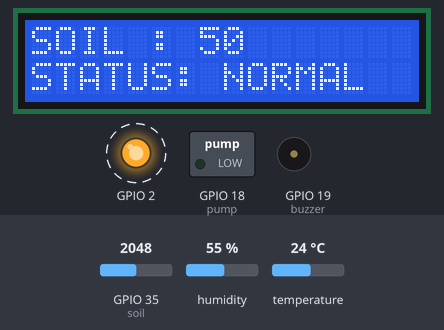
This sketch was run on a simulated ESP32. On the bench: 16×2 character LCD, switched loads named in the sketch (green lamp = pin HIGH), output pins drawn as LEDs (lit = HIGH), buzzer (waves = sounding, pin HIGH). Dashed ring = blinking. The inputs (shaded band) are chosen by the test bench; at power-on: GPIO 35 (soil) = 2048, humidity 55 %, temperature 24 °C. WiFi joins after 1.5 s; servers stay silent unless stated; what the sketch prints to the serial monitor is not drawn.

Above: at 7.3 s.
7.4 s: GPIO 35 (soil) set to 2817
At 9.49 s:
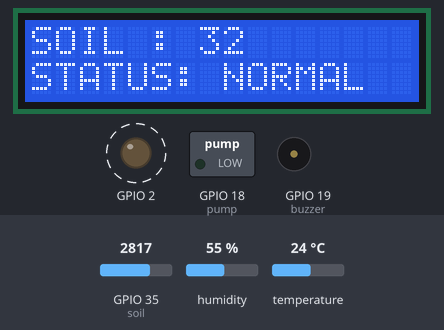
10.0 s: GPIO 35 (soil) set to 2911
At 12.89 s:
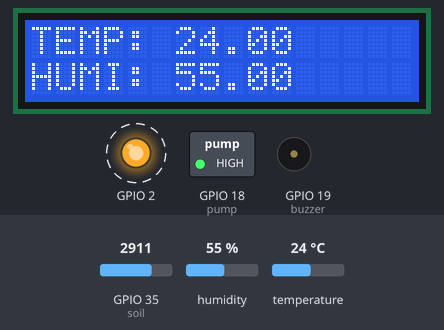
14.5 s: humidity set to 22 %
At 16.27 s:
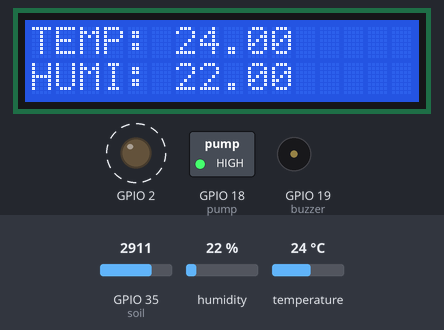
17.3 s: GPIO 35 (soil) set to 2866
At 18.07 s:
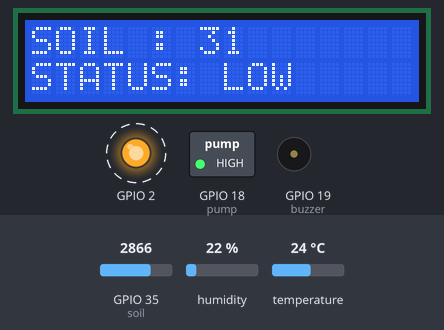
20.2 s: temperature set to 12 °C
At 22.24 s:
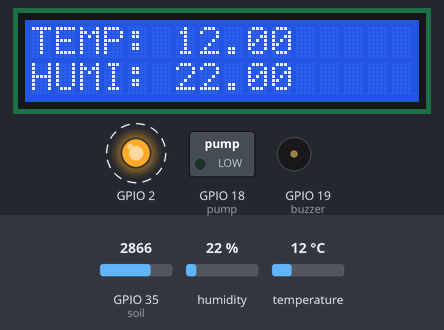
23.5 s: humidity set to 40 %
At 25.62 s:
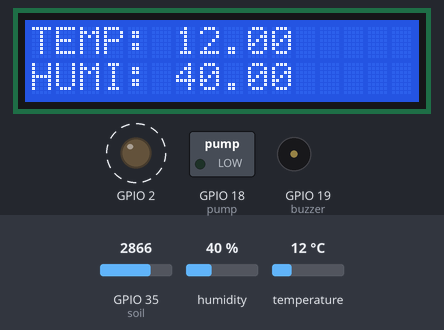
Timing chart, 0 to 27.7 s (numbered marks = the images above; inputs shaded):
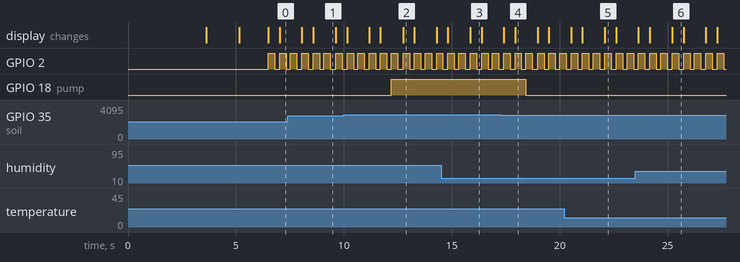

The sketch:

AUTOMATIC_IRRIGATION_SYSTEM_CODE.ino
```cpp
#define BLYNK_TEMPLATE_ID "TMPL3OlM1vtEV"
#define BLYNK_TEMPLATE_NAME "IRRIGATION SYSTEM"
#define BLYNK_AUTH_TOKEN "i-Ey_ePjpJTqO-pnVtXi2C3-7y-jrCyy"

#ifdef ESP32
  #include <WiFi.h>
  #include <BlynkSimpleEsp32.h>
#else
  #include <ESP8266WiFi.h>
  #include <BlynkSimpleEsp8266.h>
#endif

#define BLYNK_PRINT Serial

char auth[] = "i-Ey_ePjpJTqO-pnVtXi2C3-7y-jrCyy";    // authuntifaction id
char ssid[] = "project02";   //wifi name
char pass[] = "project02";   //wifi password

#include<LiquidCrystal_I2C.h>
LiquidCrystal_I2C lcd(0x27,16,2);

#include<DHT.h>
DHT dht(15,DHT11);
float t,h;
int a=0,b=0;

#define soil 35
int soil_sense;

#define buzzer 19
#define pump 18

String status="NORMAL";

void setup()
{
  Serial.begin(9600);

  pinMode(soil,INPUT);

  pinMode(buzzer,OUTPUT);
  digitalWrite(buzzer,LOW);

  pinMode(pump,OUTPUT);
  digitalWrite(pump,LOW);

  pinMode(2,OUTPUT);
  digitalWrite(2,LOW);

  lcd.init();
  lcd.backlight();

  lcd.clear();
  lcd.print("CONNECTING TO...");
  lcd.setCursor(0,1);
  lcd.print(ssid);
  delay(1000);

  WiFi.mode(WIFI_STA);
  WiFi.begin(ssid, pass);
  while(WiFi.status() != WL_CONNECTED)
  {
    delay(1000);
    Serial.println("Connecting to WiFi..");
  }
  Serial.println(WiFi.localIP());

  Blynk.config(auth);
  delay(500);

  Serial.print(WiFi.localIP());
  lcd.clear();
  lcd.print(" WIFI CONNECTED ");
  lcd.setCursor(0, 1);
  lcd.print(WiFi.localIP());
  delay(1500);

  lcd.clear();
  lcd.print("   IRRIGATION   ");
  lcd.setCursor(0,1);
  lcd.print("     SYSTEM     ");
  delay(1000);

  dht.begin();
}
void loop()
{
  Blynk.run();

  b=b+1;

  if(b>50)
  {
    b=0;
  }

  soil_sense=analogRead(soil);
  soil_sense=map(soil_sense,0,4096,100,0);
  Serial.print("SOIL : ");Serial.println(soil_sense);

  t=dht.readTemperature();
  h=dht.readHumidity();
  Serial.print("T : ");Serial.println(t);
  Serial.print("H : ");Serial.println(h);

  lcd.clear();
  lcd.print("TEMP: ");lcd.print(t);
  lcd.setCursor(0,1);
  lcd.print("HUMI: ");lcd.print(h);
  digitalWrite(2,HIGH);delay(300);digitalWrite(2,LOW);delay(200);
  lcd.clear();
  lcd.print("SOIL : ");lcd.print(soil_sense);
  lcd.setCursor(0,1);
  lcd.print("STATUS: ");lcd.print(status);
  digitalWrite(2,HIGH);delay(300);digitalWrite(2,LOW);delay(200);

  if(soil_sense <= 30)
  {
    status="LOW";
    a=a+1;

    if(a>=10)
    {
      a=10;
    }
    digitalWrite(pump,HIGH);
  }
  else
  {
    status="NORMAL";
    digitalWrite(pump,LOW);
  }
  if(a==2)
  {
    Blynk.logEvent("soil_alert");
    Blynk.virtualWrite(V0,t);
    Blynk.virtualWrite(V1,h);
    Blynk.virtualWrite(V2,soil_sense);
  }

  if(b==50)
  {
    Blynk.virtualWrite(V0,t);
    Blynk.virtualWrite(V1,h);
    Blynk.virtualWrite(V2,soil_sense);
  }

  digitalWrite(2,HIGH);delay(300);digitalWrite(2,LOW);delay(200);
}
```

Measured:
- the behaviour switches between 2867 and 2868 on GPIO 35 (soil) (found by bisection; images 1 and 2)
- after the input at 7.4 s, the display: first differs from a run without the input after 1.2 s (image 1)
- after the input at 10.0 s, GPIO 18 (pump): LOW → HIGH after 2.2 s; the display: first differs from a run without the input after 1.7 s (image 2 shows a later state)
- after the input at 14.5 s, the display: first differs from a run without the input after 1.4 s (image 3)
- after the input at 17.3 s, GPIO 18 (pump): HIGH → LOW after 1.1 s; the display: first differs from a run without the input after 0.63 s (image 4)
- after the input at 20.2 s, the display: first differs from a run without the input after 1.9 s (image 5)
- after the input at 23.5 s, the display: first differs from a run without the input after 1.7 s (image 6)
- by itself, GPIO 2: alternates HIGH for 0.30 s and LOW for 0.22 s
